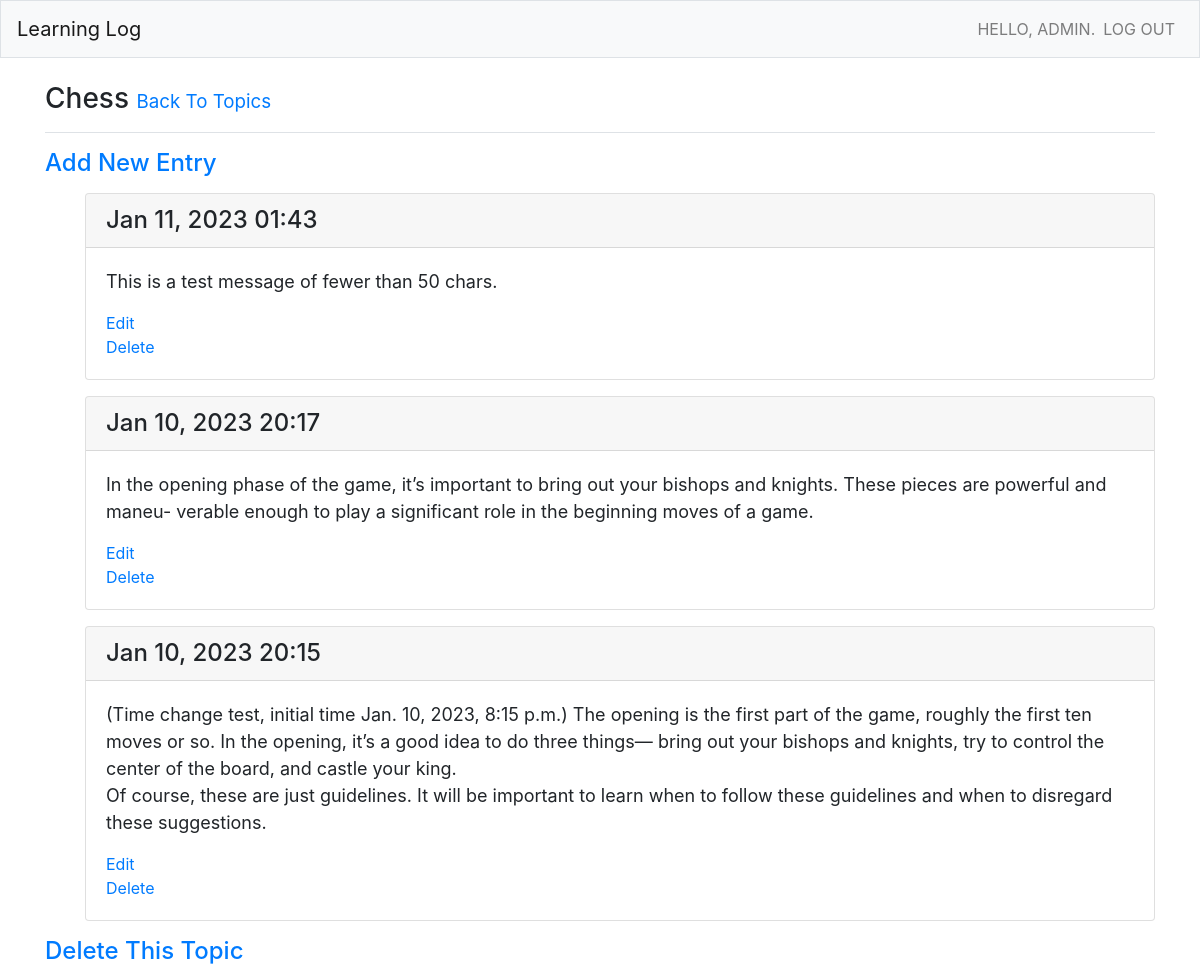
Page /topics/4/ (signed in) on the committed database.
### learning_logs/models.py (models this page shows, shortened)
class Topic(models.Model):
    text = models.CharField(max_length=200)
    date_added = models.DateTimeField(auto_now_add=True)
    owner = models.ForeignKey(User, on_delete=models.CASCADE)
    def __str__(self):
        return self.text

class Entry(models.Model):
    topic = models.ForeignKey(Topic,on_delete=models.CASCADE)
    text = models.TextField()
    date_added = models.DateTimeField(auto_now_add=True)
    class Meta:
        verbose_name_plural = 'entries'

### learning_logs/views.py (the view)
# urls.py: path('topics/<int:topic_id>/', views.topic, name= 'topic'),
@login_required
def topic(request, topic_id):
    topic = Topic.objects.get(id=topic_id)
    check_topic_owner(topic, request)
    entries = topic.entry_set.order_by('-date_added')
    context = {'topic': topic, 'entries': entries}
    return render(request, 'learning_logs/topic.html', context)

### learning_logs/views.py (called while the page is built)
def check_topic_owner(topic, request):
    if topic.owner != request.user:
        raise Http404

### learning_logs/templates/learning_logs/topic.html
{% extends "learning_logs/base.html" %}
{% block page_header %}
<h3>
    {{ topic }}
    <small><small><small><a href="{% url 'learning_logs:topics' %}">Back To Topics</a></small></small></small>
</h3>
{% endblock page_header %}
{% block content %}
<p>
    <h4><a href="{% url 'learning_logs:new_entry' topic.id %}">Add New Entry</a></h4>
</p>
<ul>
{% for entry in entries %}
<div class="card mb-3">
    <h4 class="card-header">
        {{ entry.date_added|date:'M d, Y H:i' }}
    </h4>
    <div class="card-body">
        <font size="+1">{{ entry.text|linebreaks }}</font>
        <ul class="navbar-nav">
            <li><a href="{% url 'learning_logs:edit_entry' entry.id %}">Edit</a></li>
            <li><a href="{% url 'learning_logs:delete_entry' entry.id %}">Delete</a></li>
        </ul>
    </div>
</div>
{% empty %}
<p><h4>There are no entries for this topic yet.</h4></p>
{% endfor %}
</ul>
<h4><a href="{% url 'learning_logs:delete_topic' topic.id %}">Delete This Topic</a></h4>
{% endblock content %}

### learning_logs/templates/learning_logs/base.html (shortened to what this page needs)
{% load bootstrap4 %}
<!doctype html>
<html lang="en">
    <head>
        {% bootstrap_css %}
    </head>
    <body>
        <nav class="navbar navbar-expand-md navbar-light bg-light mb-4 border">
            <a class="navbar-brand" href="{% url 'learning_logs:index'%}">Learning Log</a>
            <div class="collapse navbar-collapse" id="navbarCollapse">
                <ul class="navbar-nav ml-auto">
                    {% if user.is_authenticated %}
                        <li class="nav-item">
                            <span class="navbar-text" style="text-transform:uppercase">HELLO, {{ user.username }}.</span>
                        </li>
                        <li class="nav-item">
                            <a class="nav-link" href="{% url 'users:logout' %}">LOG OUT</a>
                        </li>
                    {% endif %}
                </ul>
            </div>
        </nav>
        <main role="main" class="container">
            <div class="pb-2 mb-2 border-bottom">
                {% block page_header %}{% endblock page_header %}
            </div>
            {% block content %}{% endblock content %}
        </main>
    </body>
</html>

### rows in the picture
Topic: text "Chess"
Entry: date_added "Jan 11, 2023 01:43", text "This is a test message of fewer than 50 chars."
Entry: date_added "Jan 10, 2023 20:17", text "In the opening phase of the game, it’s important to bring out your bishops and knights. These pieces are powerful and maneu- verable enough to play a significant role in the beginning moves of a game."
Entry: date_added "Jan 10, 2023 20:15", text "(Time change test, initial time Jan. 10, 2023, 8:15 p.m.) The opening is the first part of the game, roughly the first ten moves or so. In the opening, it’s a good idea to do three things— bring out your bishops and knights, try to control the center of the board, and castle your king. Of course, these are just guidelines. It will be important to learn when to follow these guidelines and when to disregard these suggestions."

### other values in the picture
{{ user.username }} "ADMIN"
